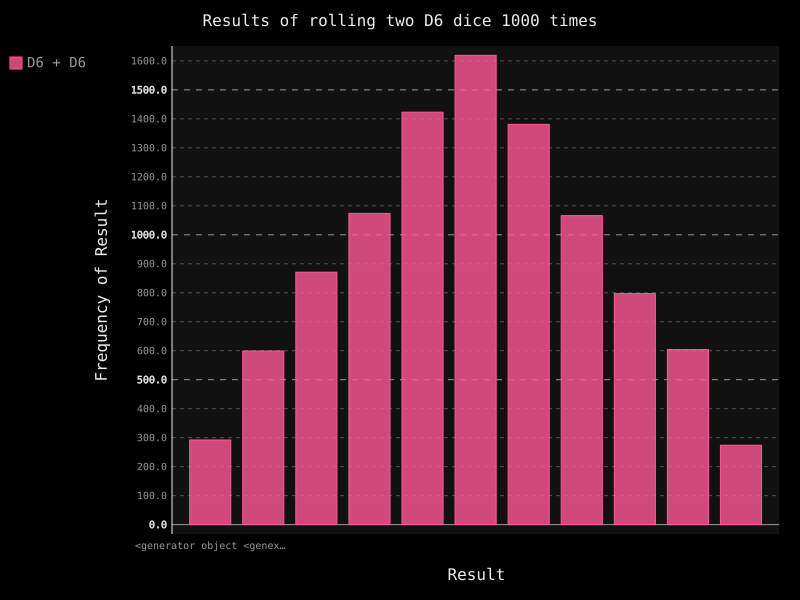

Write Python code to recreate this figure.
import pygal
from die import Die

die_1 = Die()  #创建两个D6
die_2 = Die()  

#掷几次骰子，并将结果存储在一个列表中
results = []
for roll_num in range(10000):
    result = die_1.roll()+die_2.roll()
    results.append(result)

#分析结果
frequencies = []
max_result = die_1.num_sides + die_2.num_sides
for value in range(2,max_result+1):
    frequency = results.count(value)
    frequencies.append(frequency)

#对结果进行可视化
hist = pygal.Bar()

hist.title = "Results of rolling two D6 dice 1000 times"
hist.x_labels = [str(value for value in range(2,max_result+1))]  #列表解析，并转换为字符串       
hist.x_title = "Result"
hist.y_title = "Frequency of Result"

hist.add('D6 + D6',frequencies)
hist.render_to_file('die_visual.svg')
